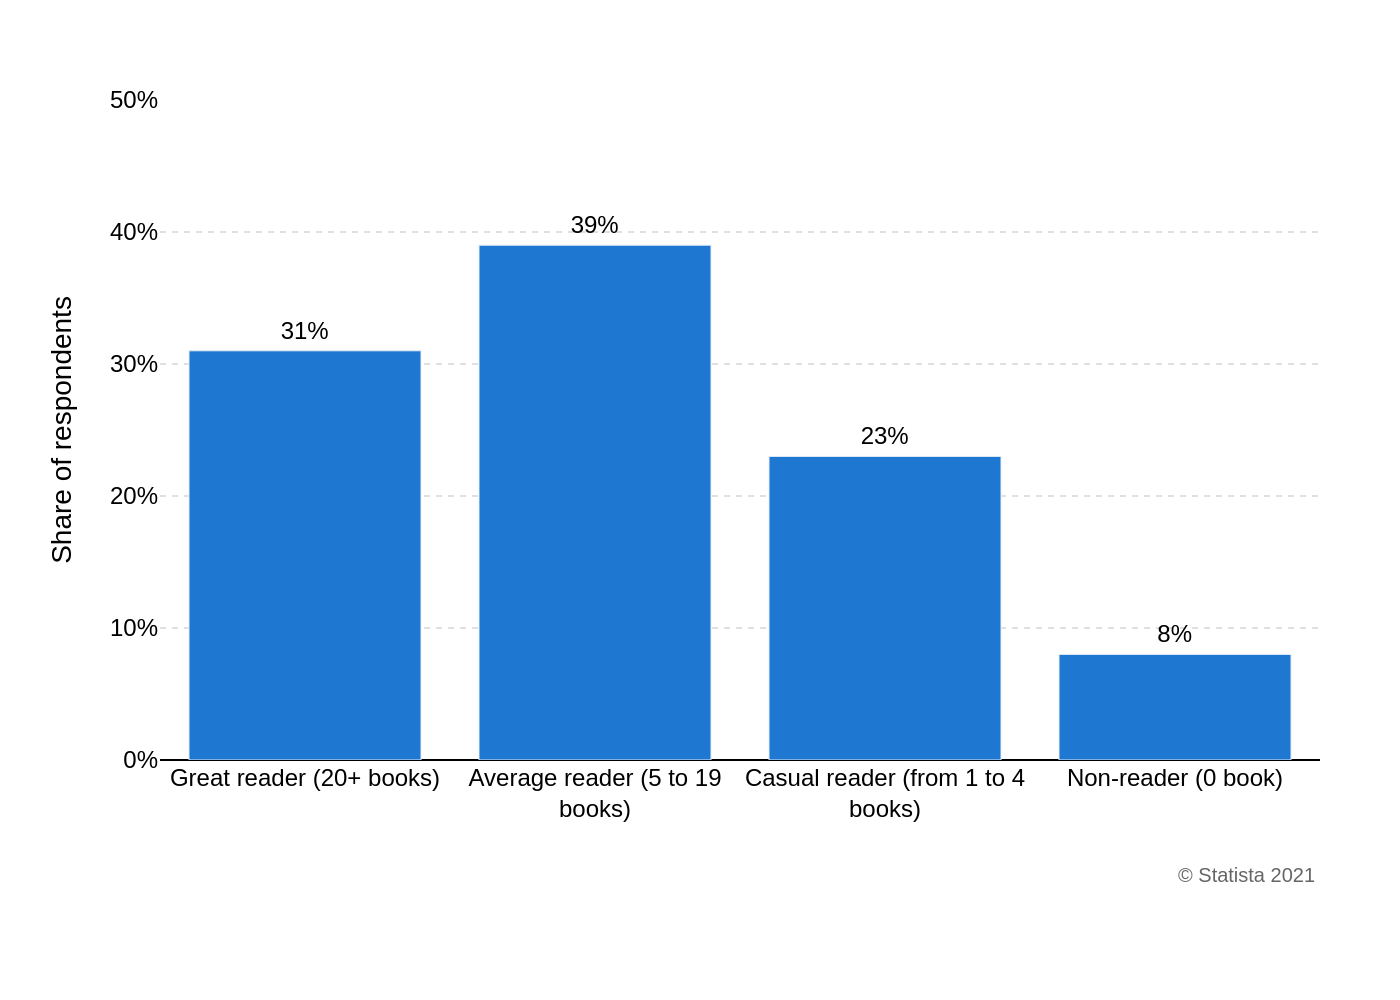

Here is the Python script that generated this plot:
import sys
import json
import plotly.graph_objects as go
import pathlib

# Ensure a JSON file path is provided as a command-line argument
if len(sys.argv) != 2:
    print("Usage: python script.py <path_to_json_file>")
    sys.exit(1)

json_path = sys.argv[1]

# Load chart data and configuration from the specified JSON file
try:
    with open(json_path, 'r', encoding='utf-8') as f:
        config = json.load(f)
except FileNotFoundError:
    print(f"Error: The file '{json_path}' was not found.")
    sys.exit(1)
except json.JSONDecodeError:
    print(f"Error: Failed to decode JSON from '{json_path}'.")
    sys.exit(1)

# Extract data, texts, and colors from the loaded JSON
chart_data = config.get('chart_data', [])
texts = config.get('texts', {})
colors = config.get('colors', [])

# Prepare data for Plotly trace
categories = [item['category'] for item in chart_data]
values = [item['value'] for item in chart_data]
data_labels_suffix = texts.get('data_labels_suffix', '')
bar_labels = [f"{v}{data_labels_suffix}" for v in values]

# Initialize the figure
fig = go.Figure()

# Add the bar trace to the figure
fig.add_trace(go.Bar(
    x=categories,
    y=values,
    text=bar_labels,
    textposition='outside',
    marker_color=colors[0] if colors else None,
    cliponaxis=False  # Allow text labels to be rendered outside the plot area
))

# Configure the layout of the chart
fig.update_layout(
    font=dict(family="Arial", size=12, color="black"),
    plot_bgcolor='white',
    paper_bgcolor='white',
    showlegend=False,
    margin=dict(l=80, r=40, t=50, b=120),
    xaxis=dict(
        title_text=texts.get('x_axis_title'),
        showgrid=False,
        showline=False,
        tickfont=dict(size=12)
    ),
    yaxis=dict(
        title_text=texts.get('y_axis_title'),
        showgrid=True,
        gridcolor='#e0e0e0',
        griddash='dot',
        range=[0, 50],
        tickvals=[0, 10, 20, 30, 40, 50],
        ticktext=[f"{i}%" for i in [0, 10, 20, 30, 40, 50]],
        showline=False,
        zeroline=True,
        zerolinecolor='black',
        zerolinewidth=1
    )
)

# Add source annotation if present in the JSON
source_text = texts.get('source')
if source_text:
    fig.add_annotation(
        text=source_text,
        align='right',
        showarrow=False,
        xref='paper',
        yref='paper',
        x=1,
        y=0,
        xanchor='right',
        yanchor='top',
        yshift=-50,
        font=dict(size=10, color="#666666")
    )

# Update the font for the data labels on the bars
fig.update_traces(textfont=dict(size=12, color='black'))

# Determine the output filename from the input JSON path
base_name = pathlib.Path(json_path).stem
output_filename = f"{base_name}.png"

# Save the figure to a PNG file with a high resolution
fig.write_image(output_filename, scale=2)

print(f"Chart successfully generated and saved to '{output_filename}'")
